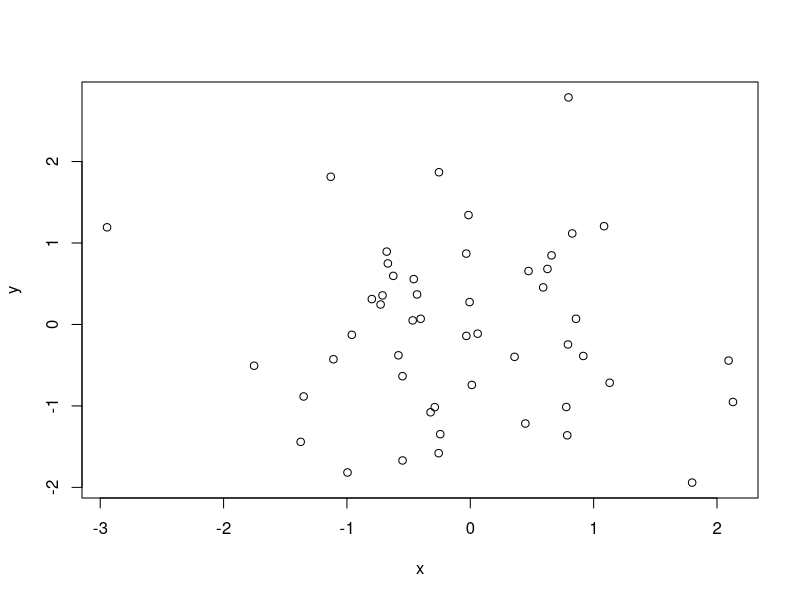
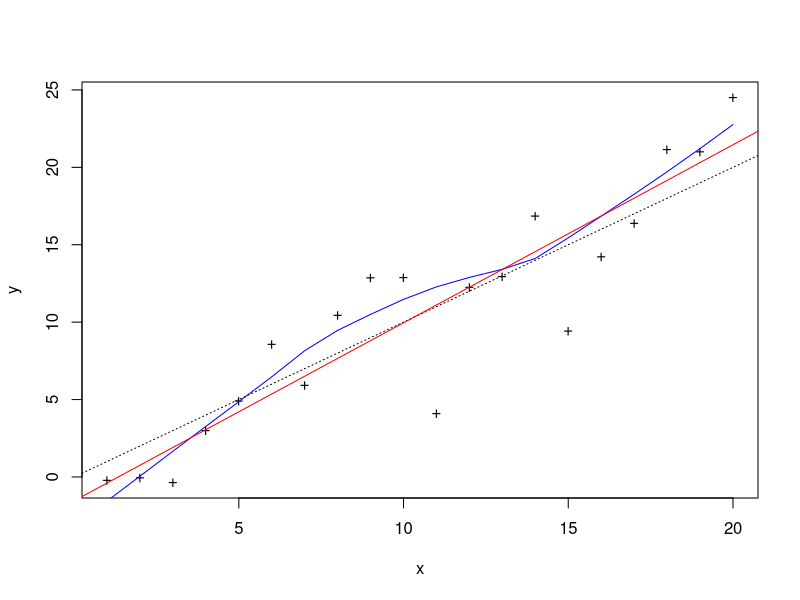
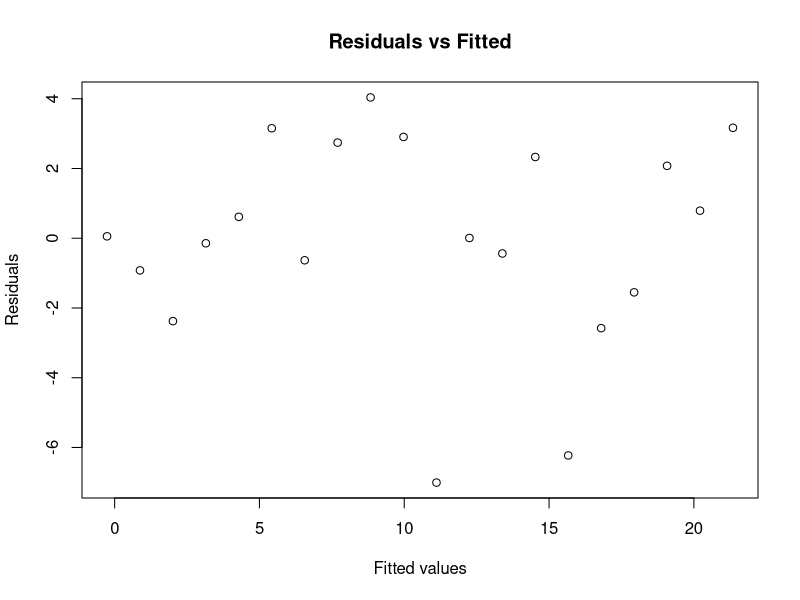
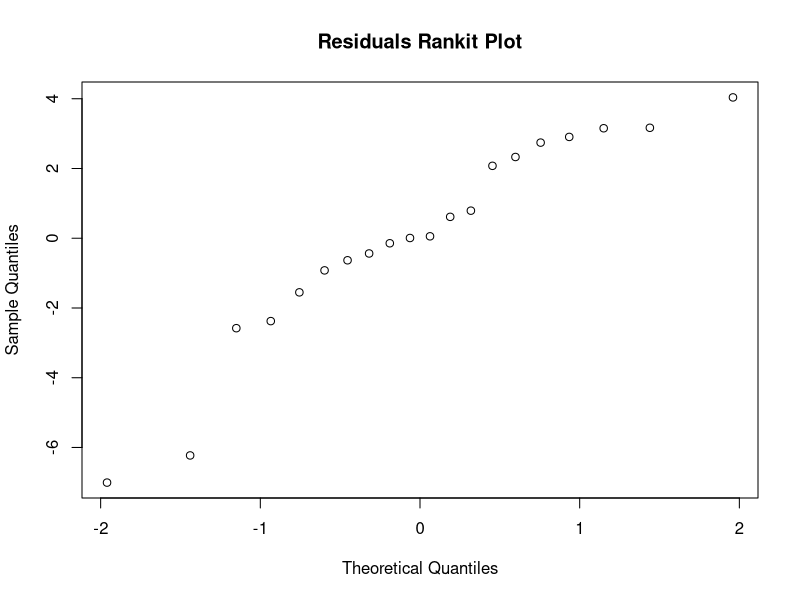

Here is the R script that generated these plots, in order:
## ---- chunk 1
#Appendix A
#This is just an appendix a from 
#R-intro by cran.r-project.org

#Generate two pseudo random normarl vectors of
#x and y-coordiates
x <- rnorm(50)
y <- rnorm(x)
print(x)
print(y)
plot(x,y)

#See which R object are now in the R workspace
ls()

#remove objects no longer needed. (Clean up)
rm(x,y)

#Generate a sequence x = {1, 2, 3, ... , 20}
x <- 1:20
w <- 1 + sqrt(x)/2  #A 'weight' vector of standard deviations
print(x)
print(w)

## ---- chunk 2
#Work using data frames
dummy <- data.frame(x=x, y= x + rnorm(x)*w)
print(dummy) #Make a data frame of two columns, x and y
fm <- lm(y~x, data=dummy) #lm stand for linear models

#Fit a simple linear regression and look at the analysis.
#With y to the left of the tilde, we are modelling y dependent on x
print(summary(fm))

#Sice we know the standard deviations, we can do a weighted regression
fm1 <- lm(y~x, data=dummy, weight=1/w^2)
print(summary(fm1))

#Make the columns in the data frame visible as variables
print(attach(dummy))
## ---- chunk 3
lrf <- lowess(x, y) #Make a nonparametric local regression function
plot(x,y,pch='+')
print(lrf)
lines(x, lrf$y, col='blue') #Add in the local regression
abline(0, 1, lty=3) #The true regression line (intercept 0, slope 1)
abline(coef(fm1), col='red')
detach() #Remove data frame from the search path
## ---- chunk 4
#A standard regression diagnostic plot to check for heteroscedasticity
plot(
	fitted(fm), resid(fm),
	xlab='Fitted values', ylab='Residuals',
	main='Residuals vs Fitted'
)

#A normal scores plot to check for skewness, kurtosis
#and outliers
qqnorm(resid(fm), main='Residuals Rankit Plot')
rm(fm, fm1, lrf, x, dummy) #Cleaning up

